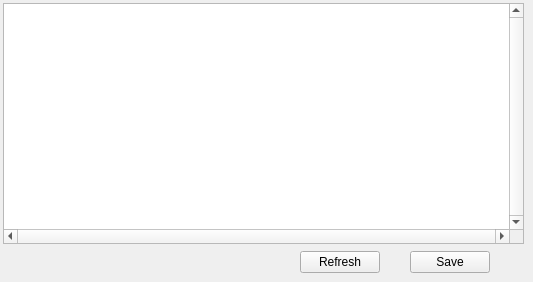
    <widget class="QWidget" name="tab_13">
     <property name="toolTip">
      <string>Aircraft configuration file</string>
     </property>
     <attribute name="title">
      <string>Aircraft</string>
     </attribute>
     <widget class="QPlainTextEdit" name="AircraftEditor">
      <property name="geometry">
       <rect>
        <x>3</x>
        <y>3</y>
        <width>521</width>
        <height>241</height>
       </rect>
      </property>
      <property name="font">
       <font>
        <family>Monospace</family>
       </font>
      </property>
      <property name="acceptDrops">
       <bool>false</bool>
      </property>
      <property name="verticalScrollBarPolicy">
       <enum>Qt::ScrollBarAlwaysOn</enum>
      </property>
      <property name="horizontalScrollBarPolicy">
       <enum>Qt::ScrollBarAlwaysOn</enum>
      </property>
      <property name="lineWrapMode">
       <enum>QPlainTextEdit::NoWrap</enum>
      </property>
      <property name="plainText">
       <string notr="true"/>
      </property>
     </widget>
     <widget class="QPushButton" name="pushButton">
      <property name="geometry">
       <rect>
        <x>410</x>
        <y>251</y>
        <width>80</width>
        <height>22</height>
       </rect>
      </property>
      <property name="text">
       <string>Save</string>
      </property>
     </widget>
     <widget class="QPushButton" name="pushButton_2">
      <property name="geometry">
       <rect>
        <x>300</x>
        <y>251</y>
        <width>80</width>
        <height>22</height>
       </rect>
      </property>
      <property name="text">
       <string>Refresh</string>
      </property>
     </widget>
    </widget>
